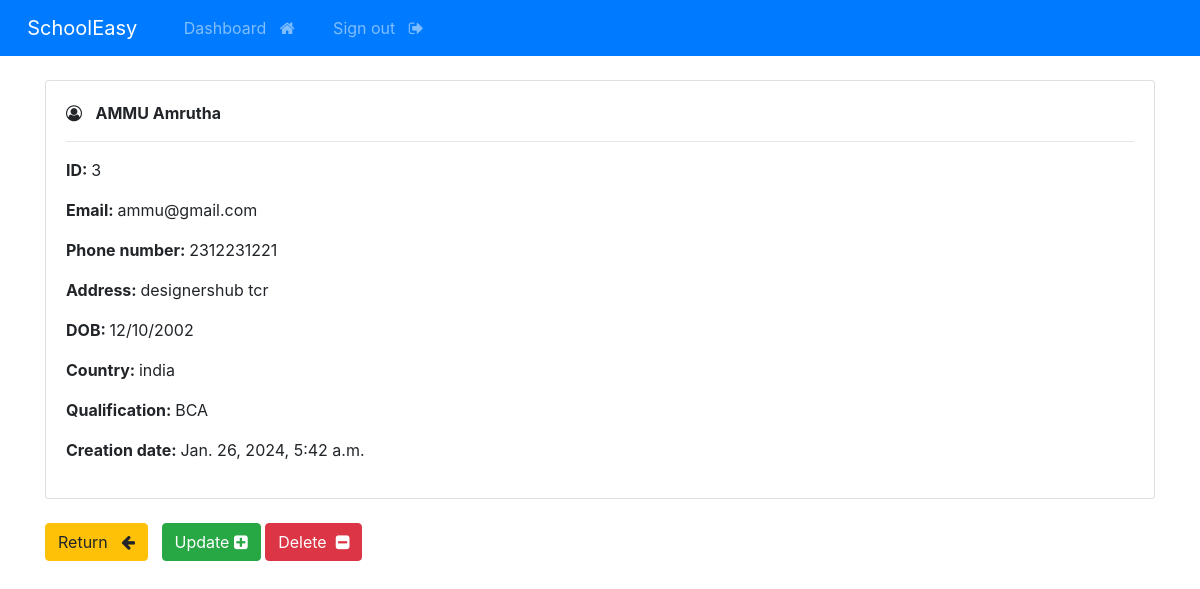
The app's page /student/3 (signed in) with its own data.
### SchoolEasy_app/models.py (models this page shows, shortened)
class StudentRegister(models.Model):
    creation_date = models.DateTimeField(auto_now_add=True)
    first_name = models.CharField(max_length=100)
    last_name = models.CharField(max_length=100)
    email = models.CharField(max_length=255)
    phone = models.CharField(max_length=20)
    address = models.CharField(max_length=300)
    DOB = models.CharField(max_length=255)
    country = models.CharField(max_length=125)
    Qualification = models.CharField(max_length=200)

### SchoolEasy_app/views.py (the view)
# urls.py: path('student/<int:pk>', views.singular_student, name="student"),
@login_required(login_url='admin_login')
def singular_student(request, pk):
    all_students = StudentRegister.objects.get(id=pk)
    context = {'student': all_students}
    return render(request, 'view_student.html', context=context)

### Templates/view_student.html (shortened to what this page needs)
{% extends 'base.html' %}
{% block content %}
    <div class="card">
        <div class="card-body">
            <i class="fa fa-user-circle-o" aria-hidden="true"></i> &nbsp;
            <strong>
                {{student.last_name|upper}}
                {{student.first_name}}
            </strong>
            <hr>
            <p> <strong> ID: </strong> {{student.id}} </p>
            <p> <strong> Email: </strong> {{student.email}} </p>
            <p> <strong> Phone number: </strong> {{student.phone}} </p>
            <p> <strong> Address: </strong> {{student.address}} </p>
            <p> <strong> DOB: </strong> {{student.DOB}} </p>
            <p> <strong> Country: </strong> {{student.country}} </p>
            <p> <strong> Qualification: </strong> {{student.Qualification}} </p>
            <p> <strong> Creation date: </strong> {{student.creation_date}} </p>
        </div>
    </div>
    <br>
    <a href="{% url 'dashboard' %}" class="btn btn-warning"> Return &nbsp; <i class="fa fa-arrow-left" aria-hidden="true"></i> </a>
   <a href="update_student/{{student.id}}" class="btn btn-success"> Update <i class="fa fa-plus-square" aria-hidden="true"></i> </a>
    <a href="delete_student/{{student.id}}" class="btn btn-danger"> Delete &nbsp;<i class="fa fa-minus-square" aria-hidden="true"></i> </a>
{% endblock %}

### records on screen
StudentRegister: last_name "AMMU", first_name "Amrutha", id "3", email "ammu@gmail.com", phone "2312231221", address "designershub tcr", DOB "12/10/2002", country "india", Qualification "BCA", creation_date "Jan. 26, 2024, 5:42 a.m."
